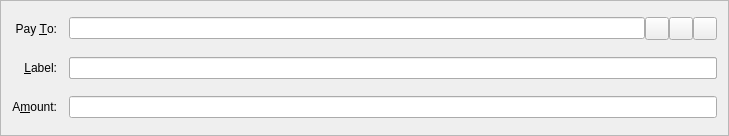
<?xml version="1.0" encoding="UTF-8"?>
<ui version="4.0">
 <class>SendCoinsEntry</class>
 <widget class="QFrame" name="SendCoinsEntry">
  <property name="geometry">
   <rect>
    <x>0</x>
    <y>0</y>
    <width>729</width>
    <height>136</height>
   </rect>
  </property>
  <property name="windowTitle">
   <string>Form</string>
  </property>
  <property name="frameShape">
   <enum>QFrame::StyledPanel</enum>
  </property>
  <property name="frameShadow">
   <enum>QFrame::Sunken</enum>
  </property>
  <layout class="QGridLayout" name="gridLayout">
   <property name="spacing">
    <number>12</number>
   </property>
   <item row="5" column="0">
    <widget class="QLabel" name="label">
     <property name="text">
      <string>A&amp;mount:</string>
     </property>
     <property name="alignment">
      <set>Qt::AlignRight|Qt::AlignTrailing|Qt::AlignVCenter</set>
     </property>
     <property name="buddy">
      <cstring>payAmount</cstring>
     </property>
    </widget>
   </item>
   <item row="3" column="0">
    <widget class="QLabel" name="label_2">
     <property name="text">
      <string>Pay &amp;To:</string>
     </property>
     <property name="alignment">
      <set>Qt::AlignRight|Qt::AlignTrailing|Qt::AlignVCenter</set>
     </property>
     <property name="buddy">
      <cstring>payTo</cstring>
     </property>
    </widget>
   </item>
   <item row="5" column="1">
    <widget class="BitcoinAmountField" name="payAmount"/>
   </item>
   <item row="4" column="1">
    <layout class="QHBoxLayout" name="horizontalLayout_2">
     <property name="spacing">
      <number>0</number>
     </property>
     <item>
      <widget class="QValidatedLineEdit" name="addAsLabel">
       <property name="enabled">
        <bool>true</bool>
       </property>
       <property name="toolTip">
        <string>Enter a label for this address to add it to your address book</string>
       </property>
      </widget>
     </item>
    </layout>
   </item>
   <item row="4" column="0">
    <widget class="QLabel" name="label_4">
     <property name="text">
      <string>&amp;Label:</string>
     </property>
     <property name="alignment">
      <set>Qt::AlignRight|Qt::AlignTrailing|Qt::AlignVCenter</set>
     </property>
     <property name="buddy">
      <cstring>addAsLabel</cstring>
     </property>
    </widget>
   </item>
   <item row="3" column="1">
    <layout class="QHBoxLayout" name="payToLayout">
     <property name="spacing">
      <number>0</number>
     </property>
     <item>
      <widget class="QValidatedLineEdit" name="payTo">
       <property name="toolTip">
        <string>The EVE address to send the payment to  (e.g. NfwYhBmGXcFP2Po1NpRUEiK8km2)</string>
       </property>
       <property name="maxLength">
        <number>34</number>
       </property>
      </widget>
     </item>
     <item>
      <widget class="QToolButton" name="addressBookButton">
       <property name="toolTip">
        <string>Choose address from address book</string>
       </property>
       <property name="text">
        <string/>
       </property>
       <property name="icon">
        <iconset resource="../themes.qrc">
         <normaloff>:/default/res/themes/default/icons/light/address-book.png</normaloff>:/default/res/themes/default/icons/light/address-book.png</iconset>
       </property>
       <property name="iconSize">
        <size>
         <width>16</width>
         <height>16</height>
        </size>
       </property>
       <property name="shortcut">
        <string>Alt+A</string>
       </property>
      </widget>
     </item>
     <item>
      <widget class="QToolButton" name="pasteButton">
       <property name="toolTip">
        <string>Paste address from clipboard</string>
       </property>
       <property name="text">
        <string/>
       </property>
       <property name="icon">
        <iconset resource="../themes.qrc">
         <normaloff>:/default/res/themes/default/icons/light/paste.png</normaloff>:/default/res/themes/default/icons/light/paste.png</iconset>
       </property>
       <property name="shortcut">
        <string>Alt+P</string>
       </property>
      </widget>
     </item>
     <item>
      <widget class="QToolButton" name="deleteButton">
       <property name="toolTip">
        <string>Remove this recipient</string>
       </property>
       <property name="text">
        <string/>
       </property>
       <property name="icon">
        <iconset resource="../bitcoin.qrc">
         <normaloff>:/icons/remove</normaloff>:/icons/remove</iconset>
       </property>
      </widget>
     </item>
    </layout>
   </item>
      <item row="4" column="1">
    <widget class="QValidatedLineEdit" name="addAsLabel">
     <property name="toolTip">
      <string>Enter a label for this address to add it to your address book</string>
     </property>
    </widget>
   </item>
  </layout>
 </widget>
 <customwidgets>
  <customwidget>
   <class>QValidatedLineEdit</class>
   <extends>QLineEdit</extends>
   <header>qvalidatedlineedit.h</header>
  </customwidget>
  <customwidget>
   <class>BitcoinAmountField</class>
   <extends>QLineEdit</extends>
   <header>bitcoinamountfield.h</header>
   <container>1</container>
  </customwidget>
 </customwidgets>
 <resources>
  <include location="../themes.qrc"/>
  <include location="../bitcoin.qrc"/>
 </resources>
 <connections/>
</ui>
